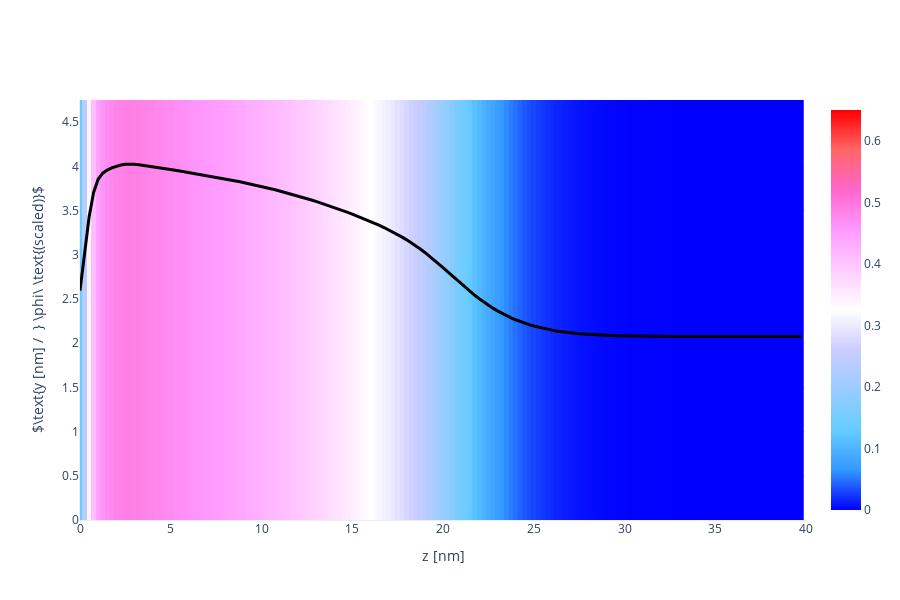

Notebook cell for this chart:
### Code cell
X, Y, Z = np.array(phAr.iloc[:,0]), np.array(phAr.iloc[:,1]), np.array(phAr.iloc[:,2])
vol = np.array(phAr.iloc[:,3])
if block_Nik[0] > 1: bvols= [np.array(ph1r.iloc[:,i+3]) for i in range(block_Nik[0])]

Lz_max = 40
vol   =  vol[Z < Lz_max]
if block_Nik[0] > 1: bvols = [bvols[i][Z < Lz_max] for i in range(block_Nik[0])]
X = X[Z < Lz_max]
Y = Y[Z < Lz_max]
Z = Z[Z < Lz_max]

Nz_new = int(len(Z)/Nx/Ny)
x = [X[i*Ny*Nz_new] for i in range(Nx)]
y = [Y[j*Nz_new]    for j in range(Ny)]
z = [Z[k]           for k in range(Nz_new)]

xslice = 1
islice = int(xslice*(x[1]-x[0]))
vol  =  np.array([  vol[(islice*Ny+j)*Nz_new+k] for j in range(Ny) for k in range(Nz_new)]).reshape(Ny, Nz_new)
if block_Nik[0] > 1: bvols= [np.array([bvols[i][(islice*Ny+j)*Nz_new+k] for j in range(Ny) for k in range(Nz_new)]).reshape(Ny, Nz_new) for i in range(block_Nik[0])]

import plotly.graph_objects as go
heatmap = go.Heatmap(
            x=z, y=y, z=vol,
            zmin = 0.0, zmax = 0.65,
            colorscale= 'Picnic'
          )
overall = go.Scatter(
            x = z,
            y = 4.0*vol[int(Ny/2), :] + max(y)/2-0.3,
            line = dict(color='black', width=3)
          )
if block_Nik[0] > 1: blocks = [go.Scatter(
                                x = z,
                                y = 1.5*bvols[i][int(Ny/2),:] + max(y)/2-1,
                                line = dict(color='black', width=3, dash='dot')
                              ) for i in range(block_Nik[0])]

fname = GIT+'ph_a020x075_1D.dat'
df = pd.read_csv(fname, sep="\s+", skiprows=0)
a000x075_1d = pd.DataFrame([df.iloc[:,0], df.iloc[:,1]], index=['z', 'pha']).T

reference = go.Scatter(
                x = a000x075_1d.z,
                y = 1.5*a000x075_1d.pha + max(y)/2-1,
                line = dict(color='black', width=3, dash='dash')
            )

layout = go.Layout( xaxis_range = [0, Lz_max], yaxis_range = [0, y[-1]],
                    yaxis_title = r'$\text{y [nm] /  } \phi\ \text{(scaled)}$', xaxis_title = 'z [nm]',
                    scene_xaxis_showticklabels=True,
                    scene_yaxis_showticklabels=True,
                    scene_zaxis_showticklabels=True,
                    showlegend = False,
                    template='plotly_white', width=900, height=600)
if block_Nik[0] > 1: fig = go.Figure(data = [heatmap, overall, *blocks], layout = layout)
else: fig = go.Figure(data = [heatmap, overall], layout = layout)
# if block_Nik[0] > 1: fig = go.Figure(data = [heatmap, overall, *blocks, reference], layout = layout)
# else: fig = go.Figure(data = [heatmap, overall, reference], layout = layout)
fig.show()

### Figure 1 — Plotly figure (JSON) as saved in the notebook; plotly's stock layout.template omitted (floating-point values rounded to 4 significant figures; data arrays with more than 128 entries replaced by an {"elided": "..."} marker saying what was removed)
{"data": [{"colorscale": [[0, "rgb(0,0,255)"], [0.1, "rgb(51,153,255)"], [0.2, "rgb(102,204,255)"], [0.3, "rgb(153,204,255)"], [0.4, "rgb(204,204,255)"], [0.5, "rgb(255,255,255)"], [0.6, "rgb(255,204,255)"], [0.7, "rgb(255,153,255)"], [0.8, "rgb(255,102,204)"], [0.9, "rgb(255,102,102)"], [1, "rgb(255,0,0)"]], "type": "heatmap", "x": {"elided": "160 float values"}, "y": [0, 0.25, 0.5, 0.75, 1, 1.25, 1.5, 1.75, 2, 2.25, 2.5, 2.75, 3, 3.25, 3.5, 3.75, 4, 4.25, 4.5, 4.75], "z": {"elided": "20x160 float values"}, "zmax": 0.65, "zmin": 0}, {"line": {"color": "black", "width": 3}, "type": "scatter", "x": {"elided": "160 float values"}, "y": {"elided": "160 float values"}}], "layout": {"height": 600, "scene": {"xaxis": {"showticklabels": true}, "yaxis": {"showticklabels": true}, "zaxis": {"showticklabels": true}}, "showlegend": false, "width": 900, "xaxis": {"range": [0, 40], "title": {"text": "z [nm]"}, "type": "linear"}, "yaxis": {"range": [0, 4.75], "title": {"text": "$\\text{y [nm] /  } \\phi\\ \\text{(scaled)}$"}, "type": "linear"}}}
